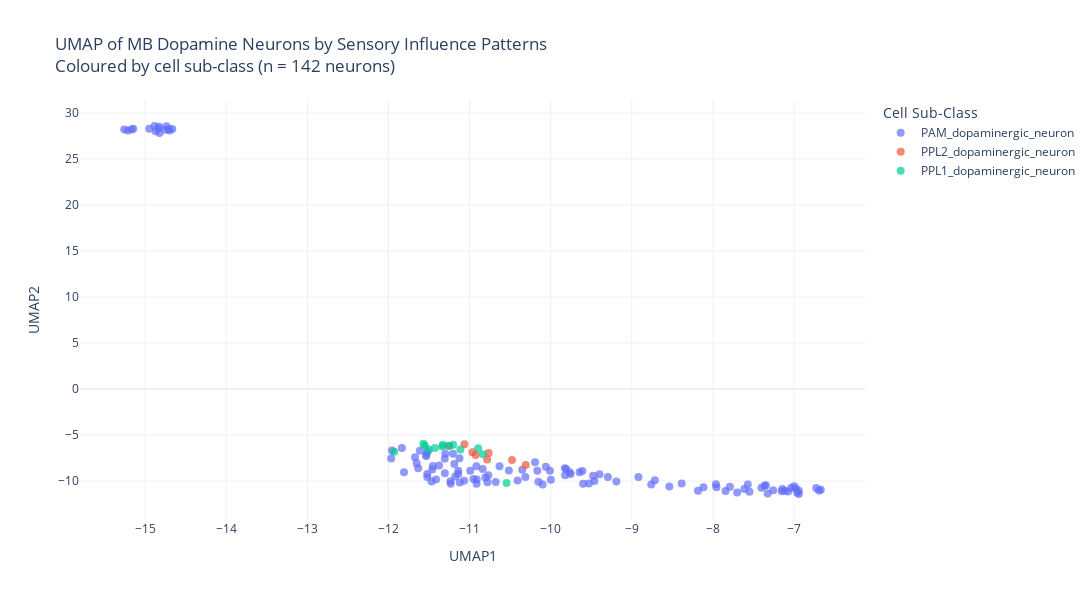
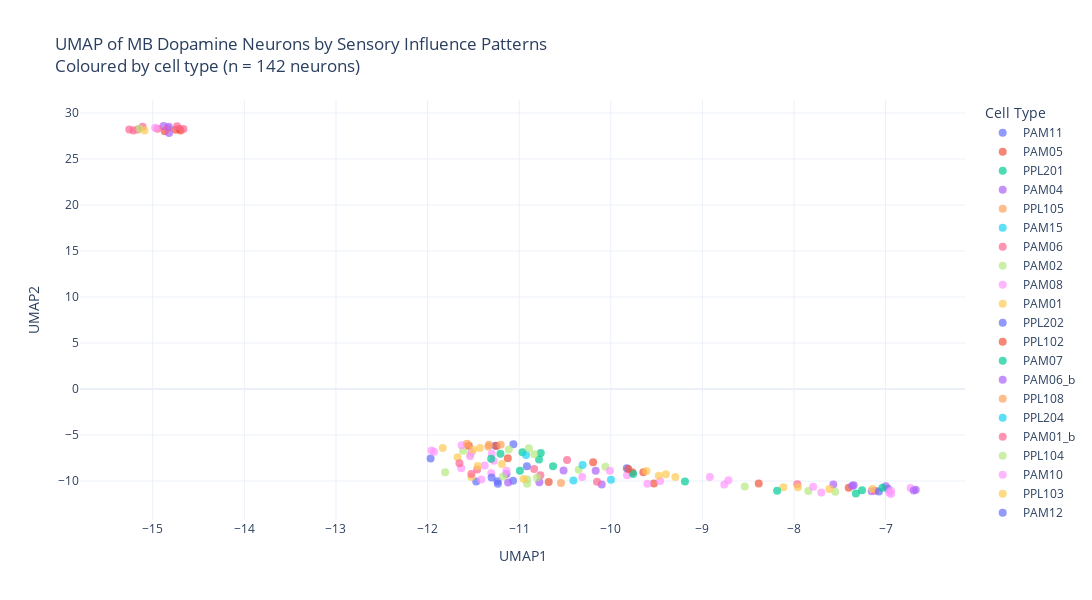

The code cell stored with these charts, in order, in its notebook:
### Markdown cell above
## Visualisation: UMAP of Influence Patterns

We can also visualise the influence patterns using UMAP, where each point is a dopaminergic neuron:

### Code cell
# Aggregate influence by individual neuron
all_influence_scores_n = all_influence_scores.groupby(
    ['source', 'id']
).agg({
    'Influence_score_(unsigned)': 'sum',
    'target_type': 'first',
    'target_class': 'first'
}).reset_index().rename(columns={
    'Influence_score_(unsigned)': 'influence'
})

# Recalculate adjusted_influence from summed raw influence
all_influence_scores_n['adjusted_influence'] = np.log(all_influence_scores_n['influence']) + 24
all_influence_scores_n['adjusted_influence'] = all_influence_scores_n['adjusted_influence'].replace([np.inf, -np.inf], 0)

all_influence_scores_n = all_influence_scores_n[
    all_influence_scores_n['id'].notna() & 
    all_influence_scores_n['source'].notna()
]

# Create matrix: rows = neurons, columns = sensory sub-classes
influence_matrix_umap = all_influence_scores_n.pivot(
    index='id',
    columns='source',
    values='adjusted_influence'
).fillna(0)

print(f"UMAP input matrix: {influence_matrix_umap.shape[0]} neurons x {influence_matrix_umap.shape[1]} sensory sub-classes\n")

# Run UMAP
import umap.umap_ as umap_lib

reducer = umap_lib.UMAP(n_neighbors=15, min_dist=0.1, random_state=42)
umap_result = reducer.fit_transform(influence_matrix_umap.values)

# Create data frame for plotting
umap_df = pd.DataFrame({
    'id': influence_matrix_umap.index,
    'UMAP1': umap_result[:, 0],
    'UMAP2': umap_result[:, 1]
}).merge(
    meta[['banc_746_id', 'cell_type', 'cell_sub_class', 'cell_class']].drop_duplicates(),
    left_on='id',
    right_on='banc_746_id'
)

# Plot by cell sub-class
fig = px.scatter(
    umap_df,
    x='UMAP1',
    y='UMAP2',
    color='cell_sub_class',
    title=f'UMAP of MB Dopamine Neurons by Sensory Influence Patterns<br>Coloured by cell sub-class (n = {len(umap_df)} neurons)',
    labels={'cell_sub_class': 'Cell Sub-Class'},
    width=1200,
    height=600,
    template='plotly_white'
)

fig.update_traces(marker=dict(size=8, opacity=0.7))
fig.write_html(f"{IMG_DIR}/{DATASET}_influence_umap_subclass.html")
print("✓ Saved UMAP by cell sub-class")
fig.show()

# Plot by cell type
fig = px.scatter(
    umap_df,
    x='UMAP1',
    y='UMAP2',
    color='cell_type',
    title=f'UMAP of MB Dopamine Neurons by Sensory Influence Patterns<br>Coloured by cell type (n = {len(umap_df)} neurons)',
    labels={'cell_type': 'Cell Type'},
    width=1200,
    height=600,
    template='plotly_white'
)

fig.update_traces(marker=dict(size=8, opacity=0.7))
fig.write_html(f"{IMG_DIR}/{DATASET}_influence_umap_type.html")
print("✓ Saved UMAP by cell type")
fig.show()

### Figure 1 — Plotly figure (JSON) as saved in the notebook; plotly's stock layout.template omitted (floating-point values rounded to 4 significant figures)
{"data": [{"hovertemplate": "Cell Sub-Class=PAM_dopaminergic_neuron<br>UMAP1=%{x}<br>UMAP2=%{y}<extra></extra>", "legendgroup": "PAM_dopaminergic_neuron", "marker": {"color": "#636efa", "opacity": 0.7, "size": 8, "symbol": "circle"}, "mode": "markers", "name": "PAM_dopaminergic_neuron", "orientation": "v", "showlegend": true, "type": "scatter", "x": [-11.07, -8.385, -7.57, -10.41, -14.66, -7.844, -7.364, -9.461, -14.88, -14.75, -11.67, -7.613, -14.95, -10.35, -8.116, -11.61, -11.24, -15.17, -10.91, -10.63, -15.15, -10.19, -11.3, -14.87, -11.54, -11.81, -14.84, -14.71, -9.295, -14.83, -10.84, -10.31, -11.12, -9.398, -11.52, -11.18, -8.716, -11.53, -11.65, -10.78, -9.6, -11.47, -7.403, -8.918, -7.55, -10.1, -9.645, -10.99, -10.95, -6.941, -9.19, -11.23, -15.26, -14.7, -10.77, -7.791, -7.073, -9.809, -7.347, -9.825, -11.14, -8.538, -9.765, -11.31, -11.3, -10.91, -10.52, -11.83, -11.41, -7.113, -11.96, -7.152, -9.756, -11.38, -9.998, -6.975, -6.727, -10.68, -10.06, -11.46, -10.81, -14.82, -9.477, -10.15, -6.671, -6.999, -14.74, -10.01, -7.325, -15.21, -11.63, -6.941, -11.52, -8.761, -7.145, -10.92, -11.19, -9.823, -6.693, -11.14, -7.956, -9.61, -9.53, -11.45, -11.97, -10.17, -7.702, -7.035, -8.184, -7.257, -11.52, -11.12, -11.2, -6.963, -7.964], "xaxis": "x", "y": [-9.964, -10.27, -10.37, -9.942, 28.25, -11.08, -10.53, -9.988, 28.58, 28.17, -7.414, -10.87, 28.29, -8.78, -10.68, -6.703, -10.02, 28.2, -9.832, -8.403, 28.29, -7.971, -7.027, 28.02, -7.297, -9.037, 28.3, 28.24, -9.564, 28.49, -8.69, -9.561, -10.17, -9.257, -9.555, -9.516, -9.912, -7.115, -8.072, -10.14, -10.3, -10.05, -10.72, -9.572, -11.18, -10.37, -9.043, -8.877, -9.769, -11.06, -10.06, -10.29, 28.21, 28.1, -9.368, -10.62, -11.15, -8.688, -10.46, -8.622, -9.247, -10.59, -9.053, -7.592, -9.158, -10.3, -8.852, -6.416, -9.829, -11.05, -6.68, -11.12, -9.225, -8.309, -9.864, -10.83, -10.76, -10.1, -8.456, -8.744, -9.618, 27.83, -9.432, -10.08, -10.94, -10.56, 28.56, -8.892, -11.34, 28.1, -8.623, -11.41, -9.249, -10.37, -10.86, -8.403, -8.141, -9.381, -11.04, -8.881, -10.68, -8.908, -10.27, -8.372, -7.562, -8.882, -11.26, -10.72, -11.06, -11.0, -6.85, -7.537, -7.032, -11.25, -10.34], "yaxis": "y"}, {"hovertemplate": "Cell Sub-Class=PPL2_dopaminergic_neuron<br>UMAP1=%{x}<br>UMAP2=%{y}<extra></extra>", "legendgroup": "PPL2_dopaminergic_neuron", "marker": {"color": "#EF553B", "opacity": 0.7, "size": 8, "symbol": "circle"}, "mode": "markers", "name": "PPL2_dopaminergic_neuron", "orientation": "v", "showlegend": true, "type": "scatter", "x": [-10.76, -11.26, -10.78, -10.96, -10.31, -10.92, -10.48, -11.06], "xaxis": "x", "y": [-6.943, -6.167, -7.675, -6.887, -8.247, -7.161, -7.725, -6.002], "yaxis": "y"}, {"hovertemplate": "Cell Sub-Class=PPL1_dopaminergic_neuron<br>UMAP1=%{x}<br>UMAP2=%{y}<extra></extra>", "legendgroup": "PPL1_dopaminergic_neuron", "marker": {"color": "#00cc96", "opacity": 0.7, "size": 8, "symbol": "circle"}, "mode": "markers", "name": "PPL1_dopaminergic_neuron", "orientation": "v", "showlegend": true, "type": "scatter", "x": [-10.54, -11.55, -11.25, -11.34, -10.84, -11.5, -11.2, -11.33, -10.89, -11.93, -11.11, -11.43, -11.57], "xaxis": "x", "y": [-10.21, -6.172, -6.208, -6.238, -7.1, -6.614, -6.054, -6.06, -6.444, -6.806, -6.568, -6.408, -5.95], "yaxis": "y"}], "layout": {"height": 600, "legend": {"title": {"text": "Cell Sub-Class"}, "tracegroupgap": 0}, "title": {"text": "UMAP of MB Dopamine Neurons by Sensory Influence Patterns<br>Coloured by cell sub-class (n = 142 neurons)"}, "width": 1200, "xaxis": {"anchor": "y", "domain": [0.0, 1.0], "title": {"text": "UMAP1"}}, "yaxis": {"anchor": "x", "domain": [0.0, 1.0], "title": {"text": "UMAP2"}}}}

### Figure 2 — Plotly figure (JSON) as saved in the notebook; plotly's stock layout.template omitted (floating-point values rounded to 4 significant figures)
{"data": [{"hovertemplate": "Cell Type=PAM11<br>UMAP1=%{x}<br>UMAP2=%{y}<extra></extra>", "legendgroup": "PAM11", "marker": {"color": "#636efa", "opacity": 0.7, "size": 8, "symbol": "circle"}, "mode": "markers", "name": "PAM11", "orientation": "v", "showlegend": true, "type": "scatter", "x": [-11.07, -11.24, -11.47, -11.23, -6.975, -11.97], "xaxis": "x", "y": [-9.964, -10.02, -10.05, -10.29, -10.83, -7.562], "yaxis": "y"}, {"hovertemplate": "Cell Type=PAM05<br>UMAP1=%{x}<br>UMAP2=%{y}<extra></extra>", "legendgroup": "PAM05", "marker": {"color": "#EF553B", "opacity": 0.7, "size": 8, "symbol": "circle"}, "mode": "markers", "name": "PAM05", "orientation": "v", "showlegend": true, "type": "scatter", "x": [-8.385, -14.75, -10.19, -14.87, -14.71, -7.403, -9.645, -14.7, -9.765, -10.68, -9.53, -11.12], "xaxis": "x", "y": [-10.27, 28.17, -7.971, 28.02, 28.24, -10.72, -9.043, 28.1, -9.053, -10.1, -10.27, -7.537], "yaxis": "y"}, {"hovertemplate": "Cell Type=PPL201<br>UMAP1=%{x}<br>UMAP2=%{y}<extra></extra>", "legendgroup": "PPL201", "marker": {"color": "#00cc96", "opacity": 0.7, "size": 8, "symbol": "circle"}, "mode": "markers", "name": "PPL201", "orientation": "v", "showlegend": true, "type": "scatter", "x": [-10.76, -10.78, -10.96], "xaxis": "x", "y": [-6.943, -7.675, -6.887], "yaxis": "y"}, {"hovertemplate": "Cell Type=PAM04<br>UMAP1=%{x}<br>UMAP2=%{y}<extra></extra>", "legendgroup": "PAM04", "marker": {"color": "#ab63fa", "opacity": 0.7, "size": 8, "symbol": "circle"}, "mode": "markers", "name": "PAM04", "orientation": "v", "showlegend": true, "type": "scatter", "x": [-7.57, -7.364, -14.88, -11.12, -10.78, -10.1, -7.347, -11.14, -7.152, -14.82, -6.671, -6.999, -10.17], "xaxis": "x", "y": [-10.37, -10.53, 28.58, -10.17, -10.14, -10.37, -10.46, -9.247, -11.12, 27.83, -10.94, -10.56, -8.882], "yaxis": "y"}, {"hovertemplate": "Cell Type=PPL105<br>UMAP1=%{x}<br>UMAP2=%{y}<extra></extra>", "legendgroup": "PPL105", "marker": {"color": "#FFA15A", "opacity": 0.7, "size": 8, "symbol": "circle"}, "mode": "markers", "name": "PPL105", "orientation": "v", "showlegend": true, "type": "scatter", "x": [-10.54], "xaxis": "x", "y": [-10.21], "yaxis": "y"}, {"hovertemplate": "Cell Type=PAM15<br>UMAP1=%{x}<br>UMAP2=%{y}<extra></extra>", "legendgroup": "PAM15", "marker": {"color": "#19d3f3", "opacity": 0.7, "size": 8, "symbol": "circle"}, "mode": "markers", "name": "PAM15", "orientation": "v", "showlegend": true, "type": "scatter", "x": [-10.41], "xaxis": "x", "y": [-9.942], "yaxis": "y"}, {"hovertemplate": "Cell Type=PAM06<br>UMAP1=%{x}<br>UMAP2=%{y}<extra></extra>", "legendgroup": "PAM06", "marker": {"color": "#FF6692", "opacity": 0.7, "size": 8, "symbol": "circle"}, "mode": "markers", "name": "PAM06", "orientation": "v", "showlegend": true, "type": "scatter", "x": [-14.66, -14.95, -15.17, -14.84, -10.84, -15.26, -10.77, -7.113, -11.46, -10.15, -14.74, -15.21, -15.11, -7.964], "xaxis": "x", "y": [28.25, 28.29, 28.2, 28.3, -8.69, 28.21, -9.368, -11.05, -8.744, -10.08, 28.56, 28.1, 28.49, -10.34], "yaxis": "y"}, {"hovertemplate": "Cell Type=PAM02<br>UMAP1=%{x}<br>UMAP2=%{y}<extra></extra>", "legendgroup": "PAM02", "marker": {"color": "#B6E880", "opacity": 0.7, "size": 8, "symbol": "circle"}, "mode": "markers", "name": "PAM02", "orientation": "v", "showlegend": true, "type": "scatter", "x": [-7.844, -10.35, -11.61, -10.91, -15.15, -11.81, -11.18, -11.53, -7.55, -8.538, -10.91, -10.06, -10.81], "xaxis": "x", "y": [-11.08, -8.78, -6.703, -9.832, 28.29, -9.037, -9.516, -7.115, -11.18, -10.59, -10.3, -8.456, -9.618], "yaxis": "y"}, {"hovertemplate": "Cell Type=PAM08<br>UMAP1=%{x}<br>UMAP2=%{y}<extra></extra>", "legendgroup": "PAM08", "marker": {"color": "#FF97FF", "opacity": 0.7, "size": 8, "symbol": "circle"}, "mode": "markers", "name": "PAM08", "orientation": "v", "showlegend": true, "type": "scatter", "x": [-9.461, -14.97, -11.3, -11.54, -10.31, -8.716, -11.28, -9.6, -8.918, -11.41, -11.96, -11.63, -10.01, -11.63, -9.823, -7.702, -11.52], "xaxis": "x", "y": [-9.988, 28.39, -7.027, -7.297, -9.561, -9.912, -7.8, -10.3, -9.572, -9.829, -6.68, -6.104, -8.892, -8.623, -9.381, -11.26, -6.85], "yaxis": "y"}, {"hovertemplate": "Cell Type=PAM01<br>UMAP1=%{x}<br>UMAP2=%{y}<extra></extra>", "legendgroup": "PAM01", "marker": {"color": "#FECB52", "opacity": 0.7, "size": 8, "symbol": "circle"}, "mode": "markers", "name": "PAM01", "orientation": "v", "showlegend": true, "type": "scatter", "x": [-11.67, -7.613, -8.116, -9.295, -9.398, -11.52, -15.09, -10.95, -11.83, -9.477, -7.145, -7.956], "xaxis": "x", "y": [-7.414, -10.87, -10.68, -9.564, -9.257, -9.555, 28.1, -9.769, -6.416, -9.432, -10.86, -10.68], "yaxis": "y"}, {"hovertemplate": "Cell Type=PPL202<br>UMAP1=%{x}<br>UMAP2=%{y}<extra></extra>", "legendgroup": "PPL202", "marker": {"color": "#636efa", "opacity": 0.7, "size": 8, "symbol": "circle"}, "mode": "markers", "name": "PPL202", "orientation": "v", "showlegend": true, "type": "scatter", "x": [-11.26, -11.06], "xaxis": "x", "y": [-6.167, -6.002], "yaxis": "y"}, {"hovertemplate": "Cell Type=PPL102<br>UMAP1=%{x}<br>UMAP2=%{y}<extra></extra>", "legendgroup": "PPL102", "marker": {"color": "#EF553B", "opacity": 0.7, "size": 8, "symbol": "circle"}, "mode": "markers", "name": "PPL102", "orientation": "v", "showlegend": true, "type": "scatter", "x": [-11.55, -11.25], "xaxis": "x", "y": [-6.172, -6.208], "yaxis": "y"}, {"hovertemplate": "Cell Type=PAM07<br>UMAP1=%{x}<br>UMAP2=%{y}<extra></extra>", "legendgroup": "PAM07", "marker": {"color": "#00cc96", "opacity": 0.7, "size": 8, "symbol": "circle"}, "mode": "markers", "name": "PAM07", "orientation": "v", "showlegend": true, "type": "scatter", "x": [-10.63, -10.99, -9.19, -9.756, -7.325, -8.184, -7.257], "xaxis": "x", "y": [-8.403, -8.877, -10.06, -9.225, -11.34, -11.06, -11.0], "yaxis": "y"}, {"hovertemplate": "Cell Type=PAM06_b<br>UMAP1=%{x}<br>UMAP2=%{y}<extra></extra>", "legendgroup": "PAM06_b", "marker": {"color": "#ab63fa", "opacity": 0.7, "size": 8, "symbol": "circle"}, "mode": "markers", "name": "PAM06_b", "orientation": "v", "showlegend": true, "type": "scatter", "x": [-14.83], "xaxis": "x", "y": [28.49], "yaxis": "y"}, {"hovertemplate": "Cell Type=PPL108<br>UMAP1=%{x}<br>UMAP2=%{y}<extra></extra>", "legendgroup": "PPL108", "marker": {"color": "#FFA15A", "opacity": 0.7, "size": 8, "symbol": "circle"}, "mode": "markers", "name": "PPL108", "orientation": "v", "showlegend": true, "type": "scatter", "x": [-11.34, -11.2], "xaxis": "x", "y": [-6.238, -6.054], "yaxis": "y"}, {"hovertemplate": "Cell Type=PPL204<br>UMAP1=%{x}<br>UMAP2=%{y}<extra></extra>", "legendgroup": "PPL204", "marker": {"color": "#19d3f3", "opacity": 0.7, "size": 8, "symbol": "circle"}, "mode": "markers", "name": "PPL204", "orientation": "v", "showlegend": true, "type": "scatter", "x": [-10.31, -10.92], "xaxis": "x", "y": [-8.247, -7.161], "yaxis": "y"}, {"hovertemplate": "Cell Type=PAM01_b<br>UMAP1=%{x}<br>UMAP2=%{y}<extra></extra>", "legendgroup": "PAM01_b", "marker": {"color": "#FF6692", "opacity": 0.7, "size": 8, "symbol": "circle"}, "mode": "markers", "name": "PAM01_b", "orientation": "v", "showlegend": true, "type": "scatter", "x": [-11.65, -11.52], "xaxis": "x", "y": [-8.072, -9.249], "yaxis": "y"}, {"hovertemplate": "Cell Type=PPL104<br>UMAP1=%{x}<br>UMAP2=%{y}<extra></extra>", "legendgroup": "PPL104", "marker": {"color": "#B6E880", "opacity": 0.7, "size": 8, "symbol": "circle"}, "mode": "markers", "name": "PPL104", "orientation": "v", "showlegend": true, "type": "scatter", "x": [-10.84], "xaxis": "x", "y": [-7.1], "yaxis": "y"}, {"hovertemplate": "Cell Type=PAM10<br>UMAP1=%{x}<br>UMAP2=%{y}<extra></extra>", "legendgroup": "PAM10", "marker": {"color": "#FF97FF", "opacity": 0.7, "size": 8, "symbol": "circle"}, "mode": "markers", "name": "PAM10", "orientation": "v", "showlegend": true, "type": "scatter", "x": [-6.941, -7.791, -11.3, -11.38, -6.727, -6.941, -8.761, -11.14, -6.963], "xaxis": "x", "y": [-11.06, -10.62, -9.158, -8.309, -10.76, -11.41, -10.37, -8.881, -11.25], "yaxis": "y"}, {"hovertemplate": "Cell Type=PPL103<br>UMAP1=%{x}<br>UMAP2=%{y}<extra></extra>", "legendgroup": "PPL103", "marker": {"color": "#FECB52", "opacity": 0.7, "size": 8, "symbol": "circle"}, "mode": "markers", "name": "PPL103", "orientation": "v", "showlegend": true, "type": "scatter", "x": [-11.5, -11.43], "xaxis": "x", "y": [-6.614, -6.408], "yaxis": "y"}, {"hovertemplate": "Cell Type=PAM12<br>UMAP1=%{x}<br>UMAP2=%{y}<extra></extra>", "legendgroup": "PAM12", "marker": {"color": "#636efa", "opacity": 0.7, "size": 8, "symbol": "circle"}, "mode": "markers", "name": "PAM12", "orientation": "v", "showlegend": true, "type": "scatter", "x": [-7.073, -9.825, -10.92], "xaxis": "x", "y": [-11.15, -8.622, -8.403], "yaxis": "y"}, {"hovertemplate": "Cell Type=PAM15_b<br>UMAP1=%{x}<br>UMAP2=%{y}<extra></extra>", "legendgroup": "PAM15_b", "marker": {"color": "#EF553B", "opacity": 0.7, "size": 8, "symbol": "circle"}, "mode": "markers", "name": "PAM15_b", "orientation": "v", "showlegend": true, "type": "scatter", "x": [-9.809], "xaxis": "x", "y": [-8.688], "yaxis": "y"}, {"hovertemplate": "Cell Type=PAM08_e<br>UMAP1=%{x}<br>UMAP2=%{y}<extra></extra>", "legendgroup": "PAM08_e", "marker": {"color": "#00cc96", "opacity": 0.7, "size": 8, "symbol": "circle"}, "mode": "markers", "name": "PAM08_e", "orientation": "v", "showlegend": true, "type": "scatter", "x": [-11.31, -7.035, -11.2], "xaxis": "x", "y": [-7.592, -10.72, -7.032], "yaxis": "y"}, {"hovertemplate": "Cell Type=PAM09<br>UMAP1=%{x}<br>UMAP2=%{y}<extra></extra>", "legendgroup": "PAM09", "marker": {"color": "#ab63fa", "opacity": 0.7, "size": 8, "symbol": "circle"}, "mode": "markers", "name": "PAM09", "orientation": "v", "showlegend": true, "type": "scatter", "x": [-10.52, -6.693], "xaxis": "x", "y": [-8.852, -11.04], "yaxis": "y"}, {"hovertemplate": "Cell Type=PPL101<br>UMAP1=%{x}<br>UMAP2=%{y}<extra></extra>", "legendgroup": "PPL101", "marker": {"color": "#FFA15A", "opacity": 0.7, "size": 8, "symbol": "circle"}, "mode": "markers", "name": "PPL101", "orientation": "v", "showlegend": true, "type": "scatter", "x": [-11.33, -11.57], "xaxis": "x", "y": [-6.06, -5.95], "yaxis": "y"}, {"hovertemplate": "Cell Type=PAM08_b<br>UMAP1=%{x}<br>UMAP2=%{y}<extra></extra>", "legendgroup": "PAM08_b", "marker": {"color": "#19d3f3", "opacity": 0.7, "size": 8, "symbol": "circle"}, "mode": "markers", "name": "PAM08_b", "orientation": "v", "showlegend": true, "type": "scatter", "x": [-9.998], "xaxis": "x", "y": [-9.864], "yaxis": "y"}, {"hovertemplate": "Cell Type=PPL203<br>UMAP1=%{x}<br>UMAP2=%{y}<extra></extra>", "legendgroup": "PPL203", "marker": {"color": "#FF6692", "opacity": 0.7, "size": 8, "symbol": "circle"}, "mode": "markers", "name": "PPL203", "orientation": "v", "showlegend": true, "type": "scatter", "x": [-10.48], "xaxis": "x", "y": [-7.725], "yaxis": "y"}, {"hovertemplate": "Cell Type=PPL107<br>UMAP1=%{x}<br>UMAP2=%{y}<extra></extra>", "legendgroup": "PPL107", "marker": {"color": "#B6E880", "opacity": 0.7, "size": 8, "symbol": "circle"}, "mode": "markers", "name": "PPL107", "orientation": "v", "showlegend": true, "type": "scatter", "x": [-10.89, -11.11], "xaxis": "x", "y": [-6.444, -6.568], "yaxis": "y"}, {"hovertemplate": "Cell Type=PPL106<br>UMAP1=%{x}<br>UMAP2=%{y}<extra></extra>", "legendgroup": "PPL106", "marker": {"color": "#FF97FF", "opacity": 0.7, "size": 8, "symbol": "circle"}, "mode": "markers", "name": "PPL106", "orientation": "v", "showlegend": true, "type": "scatter", "x": [-11.93], "xaxis": "x", "y": [-6.806], "yaxis": "y"}, {"hovertemplate": "Cell Type=PAM13<br>UMAP1=%{x}<br>UMAP2=%{y}<extra></extra>", "legendgroup": "PAM13", "marker": {"color": "#FECB52", "opacity": 0.7, "size": 8, "symbol": "circle"}, "mode": "markers", "name": "PAM13", "orientation": "v", "showlegend": true, "type": "scatter", "x": [-11.19, -9.61, -11.45], "xaxis": "x", "y": [-8.141, -8.908, -8.372], "yaxis": "y"}, {"hovertemplate": "Cell Type=PAM08_c<br>UMAP1=%{x}<br>UMAP2=%{y}<extra></extra>", "legendgroup": "PAM08_c", "marker": {"color": "#636efa", "opacity": 0.7, "size": 8, "symbol": "circle"}, "mode": "markers", "name": "PAM08_c", "orientation": "v", "showlegend": true, "type": "scatter", "x": [-11.3], "xaxis": "x", "y": [-9.607], "yaxis": "y"}], "layout": {"height": 600, "legend": {"title": {"text": "Cell Type"}, "tracegroupgap": 0}, "title": {"text": "UMAP of MB Dopamine Neurons by Sensory Influence Patterns<br>Coloured by cell type (n = 142 neurons)"}, "width": 1200, "xaxis": {"anchor": "y", "domain": [0.0, 1.0], "title": {"text": "UMAP1"}}, "yaxis": {"anchor": "x", "domain": [0.0, 1.0], "title": {"text": "UMAP2"}}}}
